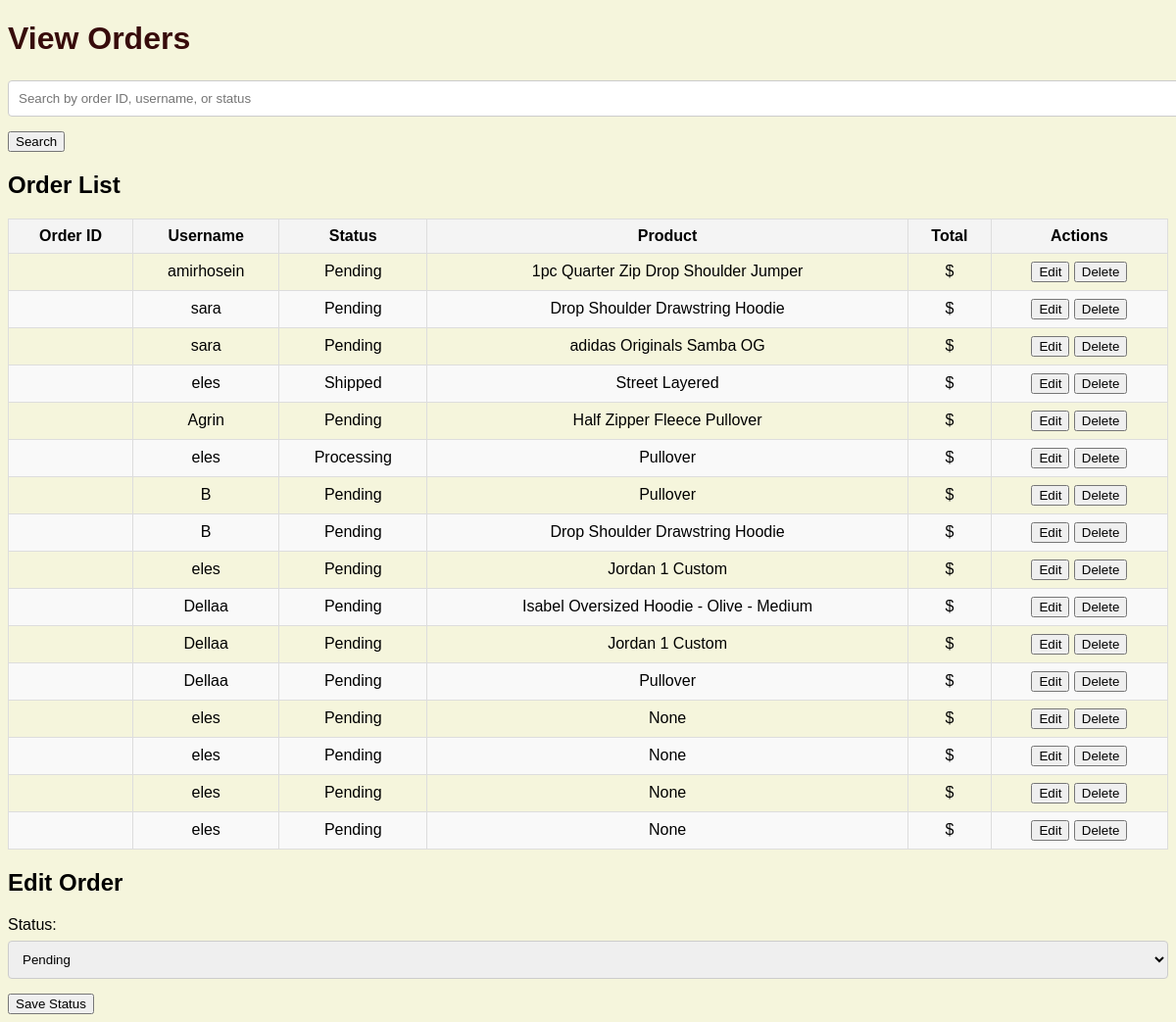
The page /view_orders on the database its author committed.
### tables this page shows
CREATE TABLE "orders" (
    id INTEGER PRIMARY KEY AUTOINCREMENT,
    username TEXT NOT NULL,
    product_id INTEGER NOT NULL,
    status TEXT NOT NULL,
    total_price REAL NOT NULL, quantity INTEGER DEFAULT 1, product_name TEXT,
    FOREIGN KEY (product_id) REFERENCES products(id)
);

### app.py (the view, shortened to what this page needs)
@app.route('/view_orders', methods=['GET', 'POST'])
def view_orders():
    conn = get_db()
    cursor = conn.cursor()
    search_query = request.args.get('search', '')  # دریافت کوئری جستجو
    if search_query:
        cursor.execute('''
            SELECT * FROM orders
            WHERE order_id LIKE ? OR username LIKE ? OR status LIKE ?
        ''', (f'%{search_query}%', f'%{search_query}%', f'%{search_query}%'))
    else:
        cursor.execute('SELECT * FROM orders')
    orders = cursor.fetchall()
    return render_template('view_orders.html', orders=orders, search_query=search_query)

### app.py (called while the page is built)
def get_db():
    conn = sqlite3.connect(db)
    conn.row_factory = sqlite3.Row  # برای دسترسی به داده‌ها به صورت دیکشنری
    return conn

### templates/view_orders.html (shortened to what this page needs)
<!DOCTYPE html>
<html lang="en">
<head>
    <link rel="stylesheet" href="{{ url_for('static', filename='styles.css') }}">
</head>
<body>
    <h1>View Orders</h1>
    <div class="search-bar">
        <form method="GET" action="/view_orders">
            <input type="text" name="search" placeholder="Search by order ID, username, or status" value="{{ search_query }}">
            <button type="submit">Search</button>
        </form>
    </div>
    <div class="order-list">
        <h2>Order List</h2>
        <table>
            <thead>
                <tr>
                    <th>Order ID</th>
                    <th>Username</th>
                    <th>Status</th>
                    <th>Product</th>
                    <th>Total</th>
                    <th>Actions</th>
                </tr>
            </thead>
            <tbody>
                {% for order in orders %}
                <tr>
                    <td>{{ order['order_id'] }}</td>
                    <td>{{ order['username'] }}</td>
                    <td>{{ order['status'] }}</td>
                    <td>{{ order['product_name'] }}</td>
                    <td>${{ order['product_price'] }}</td>
                    <td>
                        <button onclick="editOrder('{{ order['order_id'] }}', '{{ order['status'] }}')">Edit</button>
                        <button onclick="deleteOrder('{{ order['order_id'] }}')">Delete</button>
                    </td>
                </tr>
                {% endfor %}
            </tbody>
        </table>
    </div>
    <div class="order-actions">
        <h2>Edit Order</h2>
        <form method="POST" action="/view_orders">
            <label for="status">Status:</label>
            <select name="status" id="status">
                <option value="Pending">Pending</option>
            </select>
            <button type="submit">Save Status</button>
        </form>
    </div>
</body>
</html>

### static/styles.css (style rules this page uses)
label { display: block; margin: 10px 0 5px; }
input[type="text"], input[type="password"], select { width: 100%; padding: 10px; margin: 2px 0 15px; border: 1px solid #ccc; border-radius: 4px; }
table { width: 100%; border-collapse: collapse; }
thead { background-color: #f4f4f4; }
th, td { border: 1px solid #ddd; padding: 8px; text-align: center; }
tr:nth-child(even) { background-color: #f9f9f9; }
body { font-family: 'Poppins', sans-serif; background-color: #f5f5dc; }
h1 { color: #370b0b; }

### rows shown on the page
orders: username "amirhosein", status "Pending", product_name "1pc Quarter Zip Drop Shoulder Jumper"
orders: username "sara", status "Pending", product_name "Drop Shoulder Drawstring Hoodie"
orders: username "sara", status "Pending", product_name "adidas Originals Samba OG"
orders: username "eles", status "Shipped", product_name "Street Layered"
orders: username "Agrin", status "Pending", product_name "Half Zipper Fleece Pullover"
orders: username "eles", status "Processing", product_name "Pullover"
orders: username "B", status "Pending", product_name "Pullover"
orders: username "B", status "Pending", product_name "Drop Shoulder Drawstring Hoodie"
orders: username "eles", status "Pending", product_name "Jordan 1 Custom"
orders: username "Dellaa", status "Pending", product_name "Isabel Oversized Hoodie - Olive - Medium"
orders: username "Dellaa", status "Pending", product_name "Jordan 1 Custom"
orders: username "Dellaa", status "Pending", product_name "Pullover"
orders: username "eles", status "Pending", product_name "None"
orders: username "eles", status "Pending", product_name "None"
orders: username "eles", status "Pending", product_name "None"
orders: username "eles", status "Pending", product_name "None"
